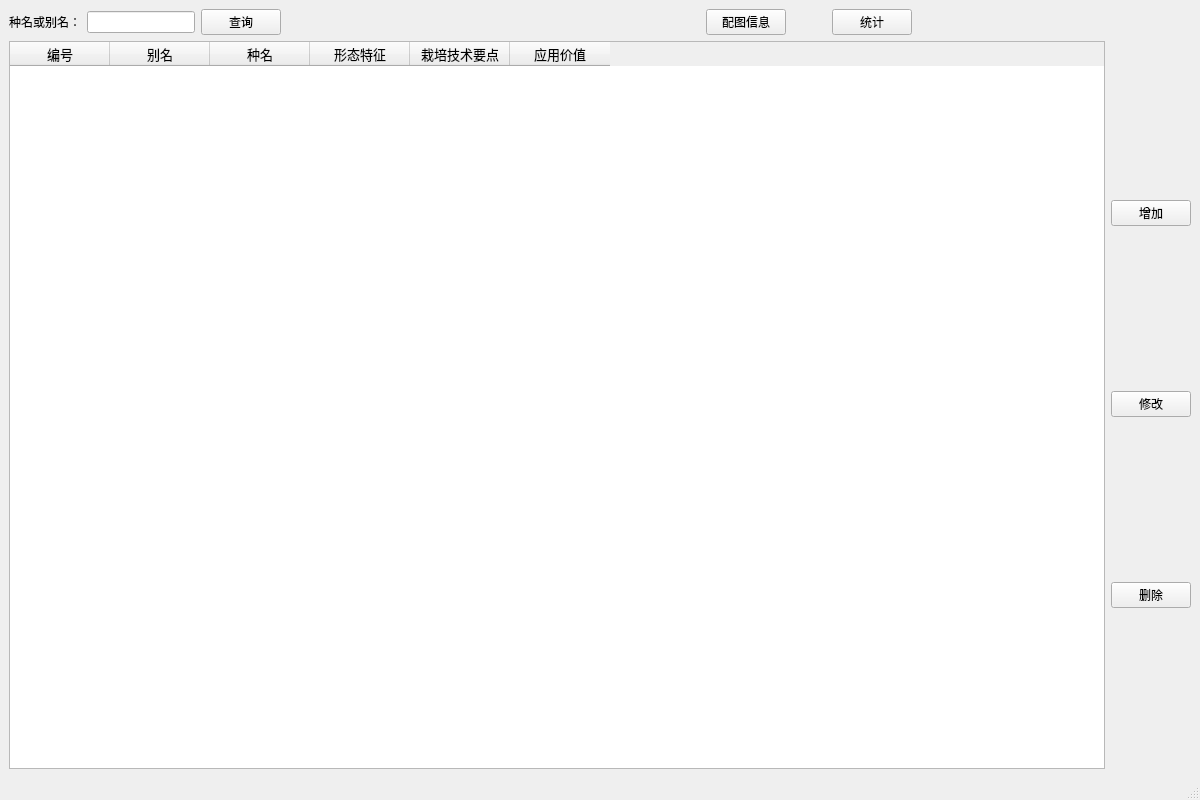
<?xml version="1.0" encoding="UTF-8"?>
<ui version="4.0">
 <class>mainWindow</class>
 <widget class="QMainWindow" name="mainWindow">
  <property name="geometry">
   <rect>
    <x>0</x>
    <y>0</y>
    <width>1200</width>
    <height>800</height>
   </rect>
  </property>
  <property name="windowTitle">
   <string>园林植物基本信息管理</string>
  </property>
  <widget class="QWidget" name="centralwidget">
   <layout class="QVBoxLayout" name="verticalLayout_2">
    <item>
     <layout class="QHBoxLayout" name="horizontalLayout_2" stretch="0,3,0,0,0,2">
      <item>
       <layout class="QHBoxLayout" name="horizontalLayout">
        <item>
         <widget class="QLabel" name="label">
          <property name="text">
           <string>种名或别名：</string>
          </property>
         </widget>
        </item>
        <item>
         <widget class="QLineEdit" name="lineEdit"/>
        </item>
        <item>
         <widget class="QPushButton" name="pushButton_4">
          <property name="text">
           <string>查询</string>
          </property>
         </widget>
        </item>
       </layout>
      </item>
      <item>
       <spacer name="horizontalSpacer_2">
        <property name="orientation">
         <enum>Qt::Horizontal</enum>
        </property>
        <property name="sizeHint" stdset="0">
         <size>
          <width>40</width>
          <height>20</height>
         </size>
        </property>
       </spacer>
      </item>
      <item>
       <widget class="QPushButton" name="pushButton_6">
        <property name="text">
         <string>配图信息</string>
        </property>
       </widget>
      </item>
      <item>
       <spacer name="horizontalSpacer_4">
        <property name="orientation">
         <enum>Qt::Horizontal</enum>
        </property>
        <property name="sizeHint" stdset="0">
         <size>
          <width>40</width>
          <height>20</height>
         </size>
        </property>
       </spacer>
      </item>
      <item>
       <widget class="QPushButton" name="pushButton_5">
        <property name="text">
         <string>统计</string>
        </property>
       </widget>
      </item>
      <item>
       <spacer name="horizontalSpacer_3">
        <property name="orientation">
         <enum>Qt::Horizontal</enum>
        </property>
        <property name="sizeHint" stdset="0">
         <size>
          <width>40</width>
          <height>20</height>
         </size>
        </property>
       </spacer>
      </item>
     </layout>
    </item>
    <item>
     <layout class="QHBoxLayout" name="horizontalLayout_3">
      <item>
       <widget class="QTableWidget" name="tableWidget">
        <property name="font">
         <font>
          <pointsize>10</pointsize>
         </font>
        </property>
        <column>
         <property name="text">
          <string>编号</string>
         </property>
        </column>
        <column>
         <property name="text">
          <string>别名</string>
         </property>
        </column>
        <column>
         <property name="text">
          <string>种名</string>
         </property>
        </column>
        <column>
         <property name="text">
          <string>形态特征</string>
         </property>
        </column>
        <column>
         <property name="text">
          <string>栽培技术要点</string>
         </property>
        </column>
        <column>
         <property name="text">
          <string>应用价值</string>
         </property>
        </column>
       </widget>
      </item>
      <item>
       <layout class="QVBoxLayout" name="verticalLayout">
        <item>
         <widget class="QPushButton" name="pushButton">
          <property name="text">
           <string>增加</string>
          </property>
         </widget>
        </item>
        <item>
         <widget class="QPushButton" name="pushButton_2">
          <property name="text">
           <string>修改</string>
          </property>
         </widget>
        </item>
        <item>
         <widget class="QPushButton" name="pushButton_3">
          <property name="text">
           <string>删除</string>
          </property>
         </widget>
        </item>
       </layout>
      </item>
     </layout>
    </item>
   </layout>
  </widget>
  <widget class="QMenuBar" name="menubar">
   <property name="geometry">
    <rect>
     <x>0</x>
     <y>0</y>
     <width>1200</width>
     <height>22</height>
    </rect>
   </property>
  </widget>
  <widget class="QStatusBar" name="statusbar"/>
 </widget>
 <resources/>
 <connections/>
</ui>
